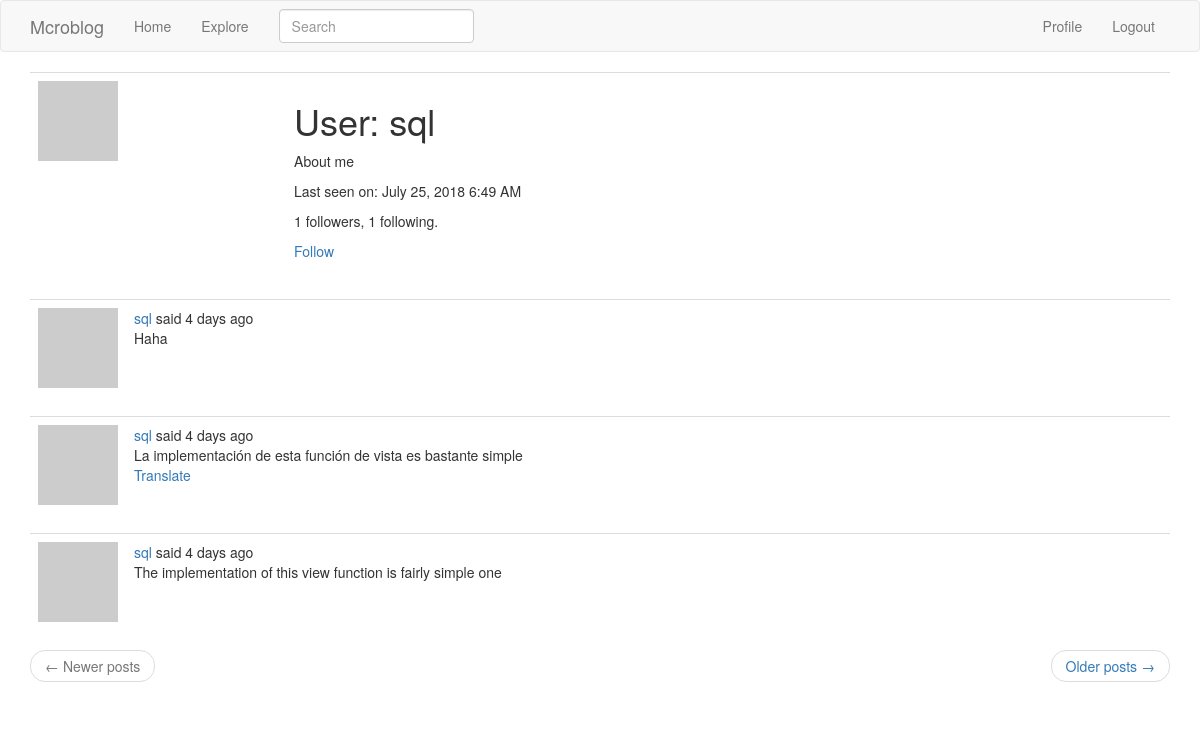
Page /user/sql (signed in) on the committed database.
### app/models.py (models this page shows, shortened)
class User(UserMixin, db.Model):
    id = db.Column(db.Integer, primary_key=True)
    username = db.Column(db.String(64), index=True, unique=True)
    email = db.Column(db.String(120), index=True, unique=True)
    password_hash = db.Column(db.String(128))
    posts = db.relationship('Post', backref='author', lazy='dynamic')
    about_me = db.Column(db.String(140))
    last_seen = db.Column(db.DateTime, default=datetime.utcnow)
    followed = db.relationship(
        'User', secondary=followers,
        primaryjoin=(followers.c.follower_id == id),
        secondaryjoin=(followers.c.followed_id == id),
        backref=db.backref('followers', lazy='dynamic'),
        lazy='dynamic'
    )
    def is_following(self, user):
        return self.followed.filter(
            followers.c.followed_id == user.id).count() > 0
    def avatar(self, size):
        digest = md5(self.email.lower().encode('utf-8')).hexdigest()
        return 'https://www.gravatar.com/avatar/{}?d=identicon&s={}'.format(digest, size)

class SearchableMixin(object):
    @classmethod
    def before_commit(cls, session):
        session._changes = {
            'add': list(session.new),
            'update': list(session.dirty),
            'delete': list(session.deleted)
        }
    @classmethod
    def after_commit(cls, session):
        for obj in session._changes['add']:
            if isinstance(obj, SearchableMixin):
                add_to_index(obj.__tablename__, obj)
        for obj in session._changes['update']:
            if isinstance(obj, SearchableMixin):
                add_to_index(obj.__tablename__, obj)
        for obj in session._changes['delete']:
            if isinstance(obj, SearchableMixin):
                remove_from_index(obj.__tablename__, obj)
        session._changes = None

class Post(SearchableMixin, db.Model):
    __searchable__ = ['body']
    id = db.Column(db.Integer, primary_key=True)
    body = db.Column(db.String(140))
    timestamp = db.Column(db.DateTime, index=True, default=datetime.utcnow)
    user_id = db.Column(db.Integer, db.ForeignKey('user.id'))
    language = db.Column(db.String(5))

### app/main/routes.py (the view)
@bp.route('/user/<username>')
@login_required
def user(username):
    user = User.query.filter_by(username=username).first_or_404()
    page = request.args.get('page', 1, type=int)
    posts = user.posts.order_by(Post.timestamp.desc()).paginate(
        page, current_app.config['POSTS_PER_PAGE'], False)
    next_url = url_for('main.user', username=user.username,
                       page=posts.next_num) if posts.has_next else None
    prev_url = url_for('main.user', username=user.username,
                       page=posts.prev_num) if posts.has_prev else None
    return render_template('user.html', user=user, posts=posts.items,
                           next_url=next_url, prev_url=prev_url)

### app/main/forms.py
class SearchForm(FlaskForm):
    q = StringField(_l('Search'), validators=[DataRequired()])
    def __init__(self, *args, **kwargs):
        if 'formdata' not in kwargs:
            kwargs['formdata'] = request.args
        if 'csrf_enabled' not in kwargs:
            kwargs['csrf_enabled'] = False
        super(SearchForm, self).__init__(*args, **kwargs)

### app/main/routes.py (called while the page is built)
@bp.before_app_request
def before_request():
    if current_user.is_authenticated:
        current_user.last_seen = datetime.utcnow()
        db.session.commit()
        g.search_form = SearchForm()
    g.locale = str(get_locale())

### app/models.py (called while the page is built)
@login.user_loader
def load_user(id):
    return User.query.get(int(id))

### app/templates/user.html
{% extends "base.html" %}
{% block app_content %}
    <table class="table table-hover">
        <tr>
            <td width="256px"><img src="{{ user.avatar(256) }}"></td>
            <td>
                <h1>User: {{ user.username }}</h1>
                {% if user.about_me %}<p>{{ user.about_me }}</p>{% endif %}
                {% if user.last_seen %}<p>Last seen on: {{ moment(user.last_seen).format('LLL') }}</p>{% endif %}
                <p>{{ user.followers.count() }} followers, {{ user.followed.count() }} following.</p>
                {% if user == current_user %}
                    <p><a href="{{ url_for('main.edit_profile') }}">Edit your profile</a></p>
                {% elif not current_user.is_following(user) %}
                    <p><a href="{{ url_for('main.follow', username=user.username) }}">Follow</a></p>
                {% else %}
                    <p><a href="{{ url_for('main.unfollow', username=user.username) }}">Unfollow</a></p>
                {% endif %}
            </td>
        </tr>
    </table>
    {% for post in posts %}
        {% include '_post.html' %}
    {% endfor %}
    <nav aria-label="...">
        <ul class="pager">
            <li class="previous{% if not prev_url %} disabled{% endif %}">
                <a href="{{ prev_url or '#' }}">
                    <span aria-hidden="true">&larr;</span> Newer posts
                </a>
            </li>
            <li class="next{% if not next_url %} disabled{% endif %}">
                <a href="{{ next_url or '#' }}">
                    Older posts <span aria-hidden="true">&rarr;</span>
                </a>
            </li>
        </ul>
    </nav>
{% endblock %}

### app/templates/_post.html (shortened to what this page needs)
<table class="table table-hover">
    <tr>
        <td width="70px">
            <a href="{{ url_for('main.user', username=post.author.username) }}">
                <img src="{{ post.author.avatar(70) }}"/>
            </a>
        </td>
        <td>
            {{ _('%(username)s said %(when)s', username=user_link, when=moment(post.timestamp).fromNow()) }}
            <br>
            <span id="post{{ post.id }}">{{ post.body }}</span>
            {% if post.language and post.language != g.locale %}
                <br>
                <span id="translation{{ post.id }}">
                    <a href="javascript:translate(
                                                  '#post{{ post.id }}',
                                                  '#translation{{ post.id }}',
                                                  '{{ post.language }}',
                                                  '{{ g.locale }}');">{{ _('Translate') }}</a>
                </span>
            {% endif %}
        </td>
    </tr>
</table>

### rows in the picture
User: username "sql", about_me "About me", last_seen "July 25, 2018 6:49 AM"
Post: body "Haha"
Post: body "La implementación de esta función de vista es bastante simple"
Post: body "The implementation of this view function is fairly simple one"

### other values in the picture
{{ user.followers.count() }} "1"
{{ user.followed.count() }} "1"
